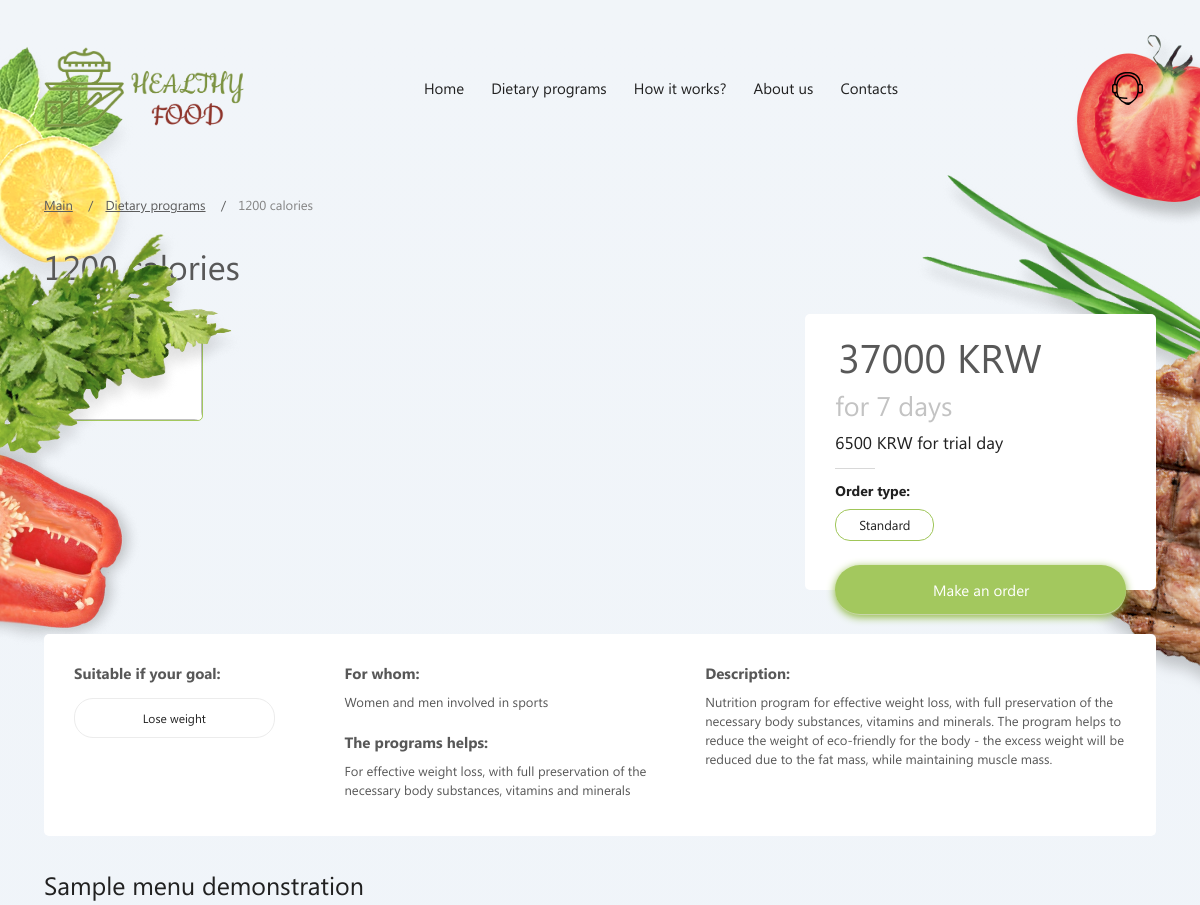
Page /programs/2/ (upper part) on the earlier database version.
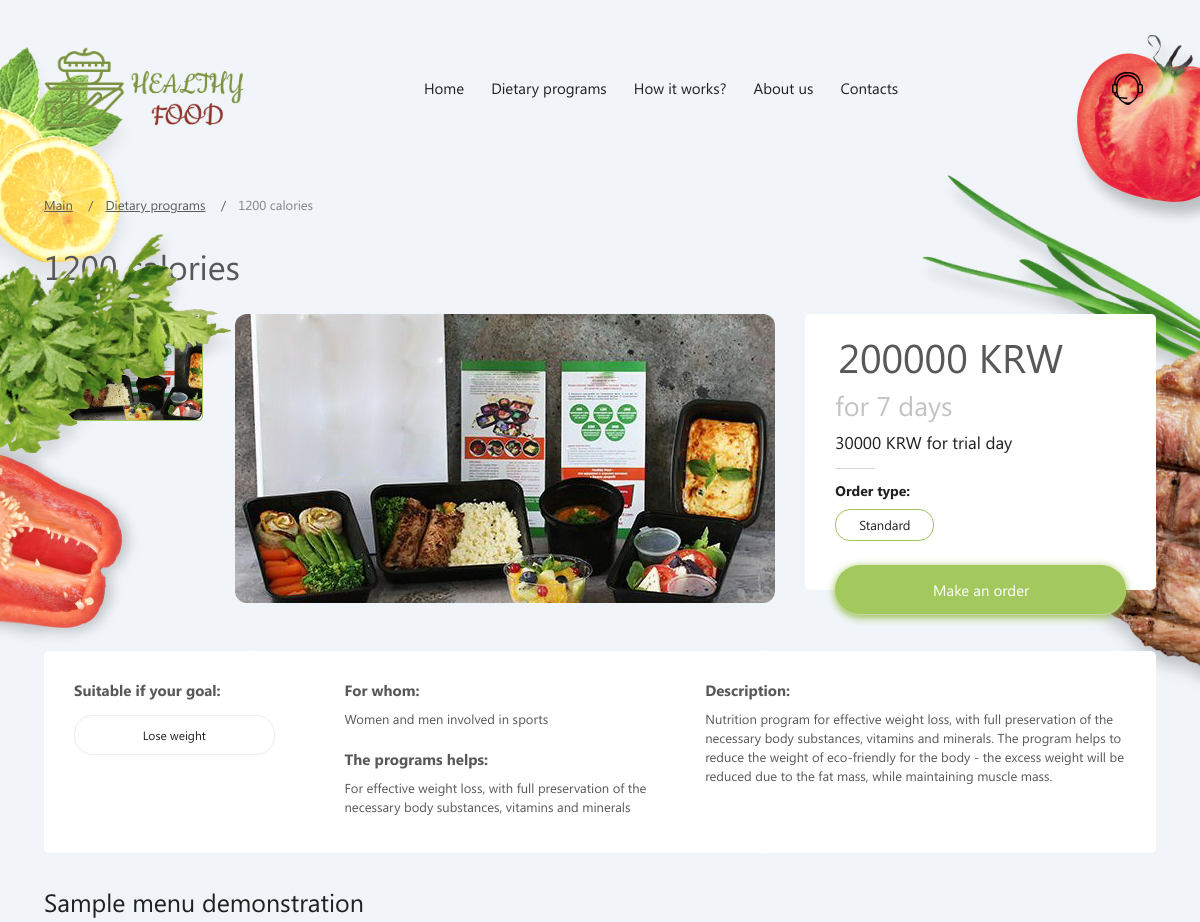
Same page on the later database version.
### programs/models.py (models this page shows)
class Program(models.Model):
    title = models.CharField(max_length=100)
    image = models.TextField()
    tag = models.TextField()
    target = models.TextField()
    aim = models.TextField()
    description = models.TextField()
    prohibition = models.TextField(blank=True)
    price_day = models.IntegerField()
    price_week = models.IntegerField()
    breakfast_info = models.TextField()
    breakfast_image = models.TextField()
    brunch_info = models.TextField()
    brunch_image = models.TextField()
    lunch_info = models.TextField()
    lunch_image = models.TextField()
    dunch_info = models.TextField()
    dunch_image = models.TextField()
    dinner_info = models.TextField()
    dinner_image = models.TextField()

### programs/views.py (the view)
# urls.py: path("<int:pk>/", views.program_info, name="program_info"),
def program_info(request, pk):
    program = Program.objects.get(pk=pk)
    prohibitions = program.prohibition.splitlines()
    context = {"program": program, "prohibitions": prohibitions}
    return render(request, "program_info.html", context)

### programs/templates/program_info.html (shortened to what this page needs)
{% extends "base.html" %}
{% load static %}
{% block page_content %}
<div class="container">
    <div class="breadcrumbs">
        <ul>
            <li><a href="/">Main</a>
            </li>
            <li><a href="/programs">Dietary programs</a>
            </li>
            <li><span>{{ program.title }}</span>
            </li>
        </ul>
    </div>
    <div class="h1 page-title">{{ program.title }}</div>
    <div class="product">
        <div class="product-cart" id="product-cart">
            <div class="preview-gallery" data-react-id="PreviewGallery">
                <div id="preview-gallery">
                    <div class="preview-gallery__desktop">
                        <div class="preview-gallery__inner">
                            <div class="preview-gallery__thumbs">
                                <span class="active">
                                </span>
                            </div>
                            <div class="preview-gallery__list">
                                <div class="preview-gallery__item active">
                                    <img src="/static/{{ program.image }}" alt="">
                                </div>
                            </div>
                        </div>
                    </div>
                </div>
            </div>
            <div id="product-order" data-react-id="ProductOrder">
                <div class="product-order">
                    <div>
                        <div class="product-order__price">{{ program.price_week }} KRW</div>
                        <div class="product-order__days">for 7 days</div>
                        <div class="product-order__text">{{ program.price_day }} KRW for trial day</div>
                    </div>
                    <div class="product-order__form">
                        <div class="product-order__radio-group product-order__radio-type">
                            <div class="product-order__title">Order type:</div>
                            <label class="product-order__active"><span>Standard</span></label>
                        </div>
                        <div>
                            <button class="product-order__btn"><span class="btn-desktop__text">Make an order</span>
                                <span class="btn-mobile__text">Make an order</span></button>
                        </div>
                    </div>
                </div>
            </div>
        </div>
        <div class="product-description">
            <div class="product-description__inner">
                <div class="product-description__col">
                    <h4>Suitable if your goal:</h4>
                    <div class="product-description__goals">
                        <a class="btn-bordered">{{ program.tag }}</a>
                    </div>
                </div>
                <div class="product-description__col">
                    <h4>For whom:</h4>
                    <p>{{ program.target }}</p>
                    <h4>The programs helps:</h4>
                    <p>{{ program.aim }}</p>
                </div>
                <div class="product-description__col">
                    <h4>Description:</h4>
                    <p>{{ program.description }}</p>
                </div>
            </div>
        </div>
    </div>
    <div data-react-id="ProductMenu">
        <div class="product-menu">
            <h3>Sample menu demonstration</h3>
        </div>
    </div>
</div>
{% endblock %}

Differences in the rows shown:
changed Program "1200 calories": image: picture added; price_week "37000" → "200000"; price_day "6500" → "30000"
